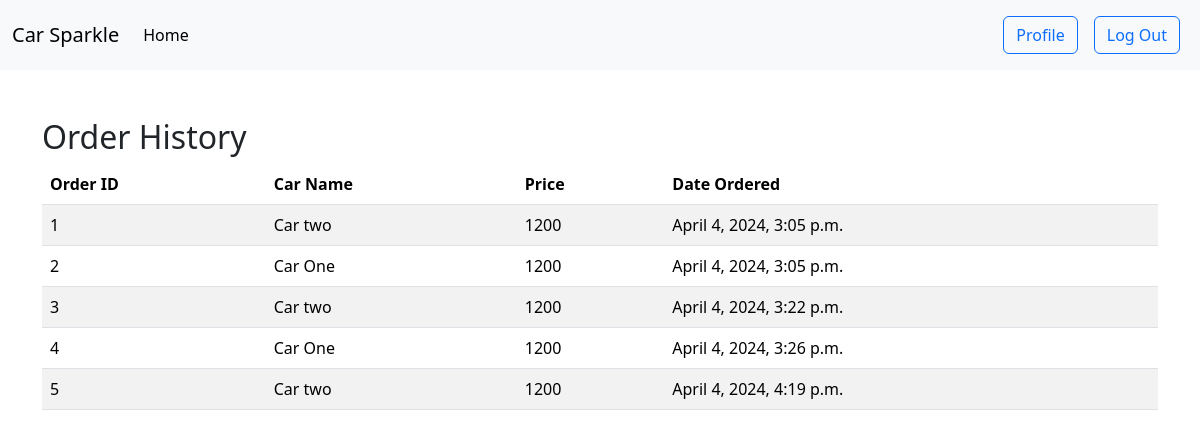
Screenshot of /car/order_history/ (signed in) with the database file from the repository.
### car/models.py (models this page shows, shortened)
class Order(models.Model):
    user=models.ForeignKey(User,on_delete=models.CASCADE)
    car_model=models.ForeignKey(Car_Model,on_delete=models.CASCADE)
    quantity=models.PositiveIntegerField(default=1)
    created_on=models.DateTimeField(auto_now_add=True)
    updated_on=models.DateTimeField(auto_now=True)

class Car_Model(models.Model):
    file=models.ImageField(upload_to='uploads/')
    car_name=models.CharField(max_length=100)
    description=models.TextField()
    price=models.IntegerField()
    quantity=models.IntegerField(null=True,blank=True,)
    brand=models.ForeignKey(BrandModel,on_delete=models.CASCADE)

### car/views.py (the view)
# urls.py: path("order_history/", views.OrderHistoryView.as_view(), name="order_history"),
class OrderHistoryView(LoginRequiredMixin, ListView):
    model = Order
    template_name = 'order_history.html'
    context_object_name = 'orders'
    def get_queryset(self):
        return Order.objects.filter(user=self.request.user)

### car/templates/order_history.html
{% extends 'base.html' %}
{% block content %}
<div class="container mt-5">
    <h2>Order History</h2>
    <table class="table table-striped">
        <thead>
            <tr>
                <th>Order ID</th>
                <th>Car Name</th>
                <th>Price</th>
                <th>Date Ordered</th>
            </tr>
        </thead>
        <tbody>
            {% for order in orders %}
            <tr>
                <td>{{ order.id }}</td>
                <td>{{ order.car_model.car_name }}</td>
                <td>{{ order.car_model.price }}</td>
                <td>{{ order.created_on }}</td>
            </tr>
            {% empty %}
            <tr>
                <td colspan="4">No orders found.</td>
            </tr>
            {% endfor %}
        </tbody>
    </table>
</div>
{% endblock %}

### rows the page displays
Order: id "1", car_model.car_name "Car two", car_model.price "1200", created_on "April 4, 2024, 3:05 p.m."
Order: id "2", car_model.car_name "Car One", car_model.price "1200", created_on "April 4, 2024, 3:05 p.m."
Order: id "3", car_model.car_name "Car two", car_model.price "1200", created_on "April 4, 2024, 3:22 p.m."
Order: id "4", car_model.car_name "Car One", car_model.price "1200", created_on "April 4, 2024, 3:26 p.m."
Order: id "5", car_model.car_name "Car two", car_model.price "1200", created_on "April 4, 2024, 4:19 p.m."
